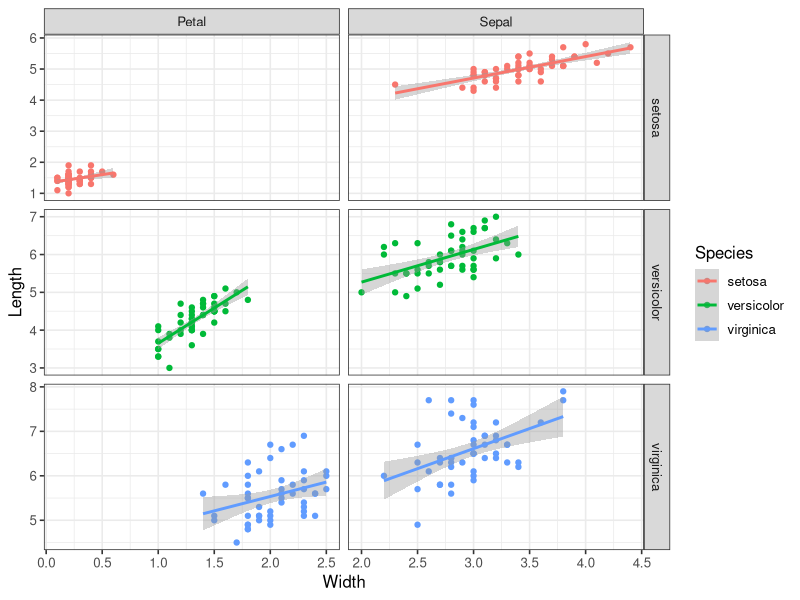

Write the R code that produced this figure.
## ---- chunk 1
#Show the first few lines of the iris data frame.
head(iris)
## ---- chunk 2
#load reshape 2 package
library(reshape2)
#create a new column that we will need to track row associations
iris$Flower_id <- rownames(iris)
head(iris) #you can now see the new column Flower_id
#melt data(wide to long) to condense the number of columns
iris_melted <- melt(iris)
## ---- chunk 3
head(iris_melted) 
## ---- chunk 4
#strsplit function splits "variable" as character in iris_melted at "."
split_variable <- strsplit(as.character(iris_melted$variable), split = "\\.")
#create two new columns and extract each variable that was split
iris_melted$flower_part <- sapply(split_variable, "[", 1)
iris_melted$measurement_type <- sapply(split_variable, "[", 2)
#remove the "variable" column
iris_melted$variable <- NULL
#use dcast(cast for data frame output) to reshape and separate measurement type
iris_cast <- dcast(iris_melted, formula = Flower_id + Species + flower_part ~ measurement_type)
## ---- chunk 5
head(iris_cast)
## ---- chunk 6
#load ggplot2 package and plot data. 
library(ggplot2)
ggplot(data=iris_cast, aes(x=Width, y=Length, color = Species))+ # Add points and use free scales in the facet
    geom_point()+facet_grid(Species~flower_part, scale="free")+
    # Add a regression line
    geom_smooth(method="lm")+
    # Use the black/white theme and increase the font size
    theme_bw(base_size=12)
